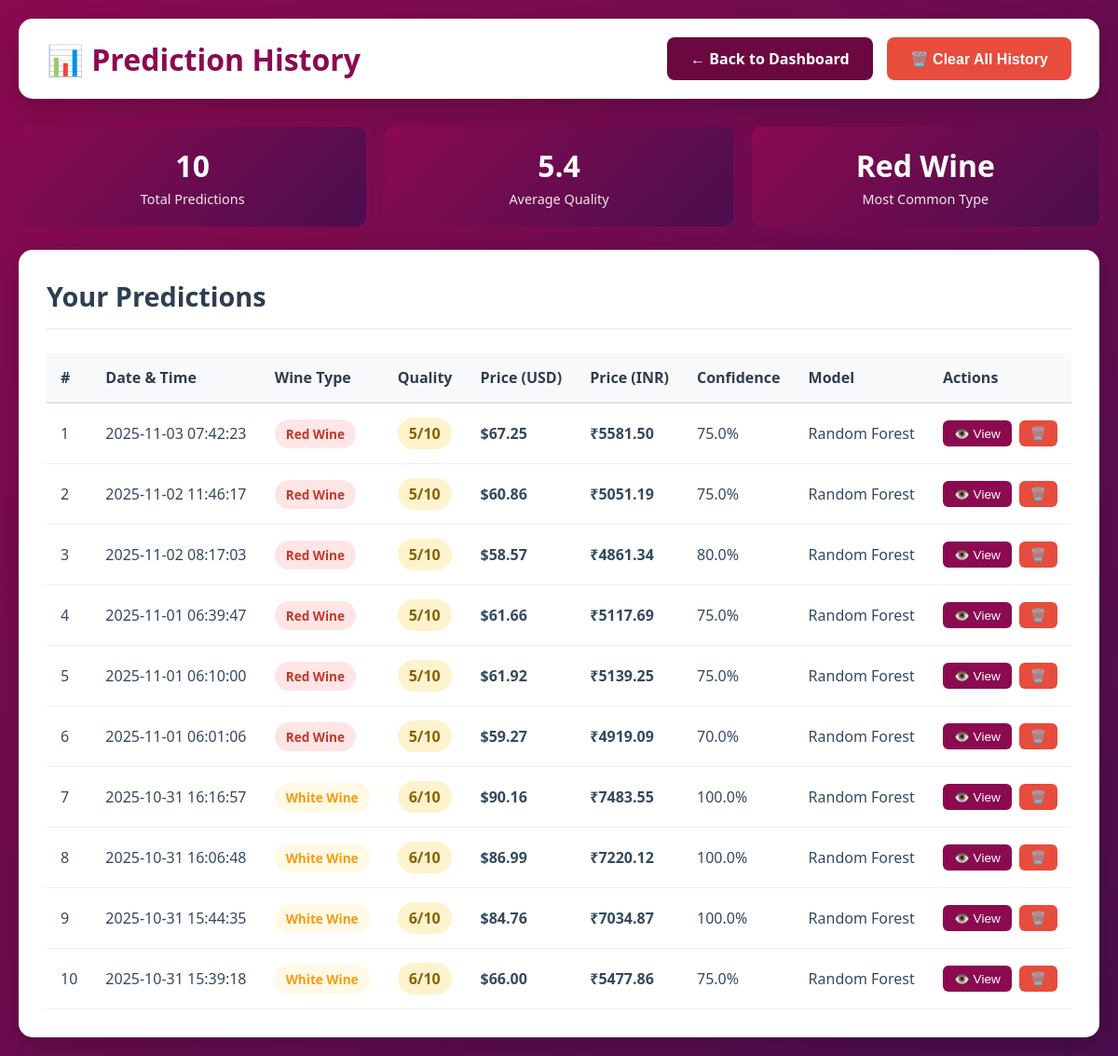
Screenshot of /history (signed in) with the database file from the repository.
### tables this page shows
CREATE TABLE history (
                    id INTEGER PRIMARY KEY AUTOINCREMENT,
                    user_id INTEGER NOT NULL,
                    wine_type TEXT NOT NULL,
                    quality INTEGER NOT NULL,
                    price_usd TEXT NOT NULL,
                    price_inr TEXT NOT NULL,
                    confidence REAL NOT NULL,
                    fixed_acidity REAL,
                    volatile_acidity REAL,
                    citric_acid REAL,
                    residual_sugar REAL,
                    chlorides REAL,
                    free_sulfur_dioxide REAL,
                    total_sulfur_dioxide REAL,
                    density REAL,
                    pH REAL,
                    sulphates REAL,
                    alcohol REAL,
                    model_used TEXT DEFAULT 'rf',
                    created_at TIMESTAMP DEFAULT CURRENT_TIMESTAMP,
                    FOREIGN KEY (user_id) REFERENCES users(id)
                );

### MainFile.py (the view)
@app.route('/history')
def history():
    if 'user_id' not in session:
        return redirect(url_for('login'))
    try:
        conn = get_db_connection()
        history_data = conn.execute(
            'SELECT * FROM history WHERE user_id = ? ORDER BY created_at DESC',
            (session['user_id'],)
        ).fetchall()
        conn.close()
        history_list = []
        for row in history_data:
            history_list.append({
                'id': row['id'],
                'wine_type': row['wine_type'],
                'quality': row['quality'],
                'price_usd': row['price_usd'],
                'price_inr': row['price_inr'],
                'confidence': row['confidence'],
                'fixed_acidity': row['fixed_acidity'],
                'volatile_acidity': row['volatile_acidity'],
                'citric_acid': row['citric_acid'],
                'residual_sugar': row['residual_sugar'],
                'chlorides': row['chlorides'],
                'free_sulfur_dioxide': row['free_sulfur_dioxide'],
                'total_sulfur_dioxide': row['total_sulfur_dioxide'],
                'density': row['density'],
                'pH': row['pH'],
                'sulphates': row['sulphates'],
                'alcohol': row['alcohol'],
                'model_used': row['model_used'],
                'created_at': row['created_at']
            })
        return render_template('history.html', history=history_list)
    except Exception as e:
        print(f"Error loading history: {str(e)}")
        flash('Error loading history. Please try again.', 'error')
        return render_template('history.html', history=[])

### MainFile.py (called while the page is built)
def get_db_connection():
    conn = sqlite3.connect('users.db')
    conn.row_factory = sqlite3.Row
    return conn

### templates/history.html (shortened to what this page needs)
<!DOCTYPE html>
<html lang="en">
<head>
</head>
<body>
    <div class="container">
        <div class="header">
            <h1>📊 Prediction History</h1>
            <div class="header-buttons">
                <a href="/" class="btn btn-secondary">← Back to Dashboard</a>
                <button onclick="confirmClearAll()" class="btn btn-danger">🗑️ Clear All History</button>
            </div>
        </div>
        <div class="history-stats">
            <div class="stat-card">
                <h3 id="totalPredictions">{{ history|length }}</h3>
                <p>Total Predictions</p>
            </div>
            <div class="stat-card">
                <h3 id="avgQuality">-</h3>
                <p>Average Quality</p>
            </div>
            <div class="stat-card">
                <h3 id="mostCommon">-</h3>
                <p>Most Common Type</p>
            </div>
        </div>
        <div class="history-container">
            <div class="history-header">
                <h2>Your Predictions</h2>
            </div>
            {% if history|length == 0 %}
            <div class="empty-state">
                <i>📭</i>
                <h3>No Predictions Yet</h3>
                <p>Start making predictions to see your history here!</p>
                <a href="/prediction" class="btn btn-primary" style="margin-top: 20px;">Make First Prediction</a>
            </div>
            {% else %}
            <div class="history-table">
                <table>
                    <thead>
                        <tr>
                            <th>#</th>
                            <th>Date & Time</th>
                            <th>Wine Type</th>
                            <th>Quality</th>
                            <th>Price (USD)</th>
                            <th>Price (INR)</th>
                            <th>Confidence</th>
                            <th>Model</th>
                            <th>Actions</th>
                        </tr>
                    </thead>
                    <tbody>
                        {% for record in history %}
                        <tr data-id="{{ record.id }}">
                            <td>{{ loop.index }}</td>
                            <td>{{ record.created_at }}</td>
                            <td>
                                <span class="wine-type-badge {% if 'Red' in record.wine_type %}wine-type-red{% else %}wine-type-white{% endif %}">
                                    {{ record.wine_type }}
                                </span>
                            </td>
                            <td>
                                <span class="quality-badge
                                    {% if record.quality >= 8 %}quality-excellent
                                    {% elif record.quality >= 7 %}quality-good
                                    {% elif record.quality >= 5 %}quality-average
                                    {% else %}quality-poor{% endif %}">
                                    {{ record.quality }}/10
                                </span>
                            </td>
                            <td><strong>{{ record.price_usd }}</strong></td>
                            <td><strong>{{ record.price_inr }}</strong></td>
                            <td>{{ record.confidence }}%</td>
                            <td>{{ 'Random Forest' if record.model_used == 'rf' else 'Gradient Boosting' }}</td>
                            <td>
                                <div class="action-buttons">
                                    <button onclick="viewDetails({{ record.id }})" class="btn-small btn-view">👁️ View</button>
                                    <button onclick="deleteRecord({{ record.id }})" class="btn-small btn-delete">🗑️</button>
                                </div>
                            </td>
                        </tr>
                        {% endfor %}
                    </tbody>
                </table>
            </div>
            {% endif %}
        </div>
    </div>
</body>
</html>

### templates/history.html (style rules this page uses)
* { margin: 0; padding: 0; box-sizing: border-box; }
body { font-family: 'Segoe UI', Tahoma, Geneva, Verdana, sans-serif; background: linear-gradient(135deg, #8B0A50 0%, #4A0E4E 100%); min-height: 100vh; padding: 20px; }
.container { max-width: 1400px; margin: 0 auto; }
.header { background: white; padding: 20px 30px; border-radius: 15px; box-shadow: 0 10px 30px rgba(0,0,0,0.2); margin-bottom: 30px; display: flex; justify-content: space-between; align-items: center; }
.header h1 { color: #8B0A50; font-size: 2em; }
.header-buttons { display: flex; gap: 15px; }
.btn { padding: 12px 25px; border: none; border-radius: 8px; cursor: pointer; font-size: 16px; font-weight: 600; transition: all 0.3s; text-decoration: none; display: inline-block; }
.btn-danger { background: #e74c3c; color: white; }
.btn-secondary { background: #6B0840; color: white; }
.history-container { background: white; padding: 30px; border-radius: 15px; box-shadow: 0 10px 30px rgba(0,0,0,0.2); }
.history-header { display: flex; justify-content: space-between; align-items: center; margin-bottom: 25px; padding-bottom: 15px; border-bottom: 2px solid #ecf0f1; }
.history-header h2 { color: #2c3e50; font-size: 1.8em; }
.history-stats { display: flex; gap: 20px; margin-bottom: 25px; }
.stat-card { flex: 1; background: linear-gradient(135deg, #8B0A50 0%, #4A0E4E 100%); color: white; padding: 20px; border-radius: 10px; text-align: center; box-shadow: 0 5px 15px rgba(139, 10, 80, 0.3); }
.stat-card h3 { font-size: 2em; margin-bottom: 5px; }
.stat-card p { font-size: 0.9em; opacity: 0.9; }
.history-table { width: 100%; overflow-x: auto; }
table { width: 100%; border-collapse: collapse; min-width: 1000px; }
th { background: #f8f9fa; color: #2c3e50; font-weight: 600; padding: 15px; text-align: left; border-bottom: 2px solid #dee2e6; position: sticky; top: 0; }
td { padding: 15px; border-bottom: 1px solid #ecf0f1; color: #34495e; }
.wine-type-badge { padding: 6px 12px; border-radius: 20px; font-size: 0.85em; font-weight: 600; display: inline-block; }
.wine-type-red { background: #ffe5e5; color: #c0392b; }
.wine-type-white { background: #fff9e5; color: #f39c12; }
.quality-badge { padding: 6px 12px; border-radius: 20px; font-weight: 600; display: inline-block; }
.quality-average { background: #fff3cd; color: #856404; }
.action-buttons { display: flex; gap: 8px; }
.btn-small { padding: 6px 12px; font-size: 0.85em; border-radius: 6px; }
.btn-view { background: #8B0A50; color: white; border: none; cursor: pointer; transition: all 0.3s; }
.btn-delete { background: #e74c3c; color: white; border: none; cursor: pointer; transition: all 0.3s; }

### rows the page displays
history: created_at "2025-11-03 07:42:23", wine_type "Red Wine", quality "5", price_usd "$67.25", price_inr "₹5581.50", confidence "75.0", model_used "Random Forest"
history: created_at "2025-11-02 11:46:17", wine_type "Red Wine", quality "5", price_usd "$60.86", price_inr "₹5051.19", confidence "75.0", model_used "Random Forest"
history: created_at "2025-11-02 08:17:03", wine_type "Red Wine", quality "5", price_usd "$58.57", price_inr "₹4861.34", confidence "80.0", model_used "Random Forest"
history: created_at "2025-11-01 06:39:47", wine_type "Red Wine", quality "5", price_usd "$61.66", price_inr "₹5117.69", confidence "75.0", model_used "Random Forest"
history: created_at "2025-11-01 06:10:00", wine_type "Red Wine", quality "5", price_usd "$61.92", price_inr "₹5139.25", confidence "75.0", model_used "Random Forest"
history: created_at "2025-11-01 06:01:06", wine_type "Red Wine", quality "5", price_usd "$59.27", price_inr "₹4919.09", confidence "70.0", model_used "Random Forest"
history: created_at "2025-10-31 16:16:57", wine_type "White Wine", quality "6", price_usd "$90.16", price_inr "₹7483.55", confidence "100.0", model_used "Random Forest"
history: created_at "2025-10-31 16:06:48", wine_type "White Wine", quality "6", price_usd "$86.99", price_inr "₹7220.12", confidence "100.0", model_used "Random Forest"
history: created_at "2025-10-31 15:44:35", wine_type "White Wine", quality "6", price_usd "$84.76", price_inr "₹7034.87", confidence "100.0", model_used "Random Forest"
history: created_at "2025-10-31 15:39:18", wine_type "White Wine", quality "6", price_usd "$66.00", price_inr "₹5477.86", confidence "75.0", model_used "Random Forest"

### other values shown
{{ history|length }} "10"
